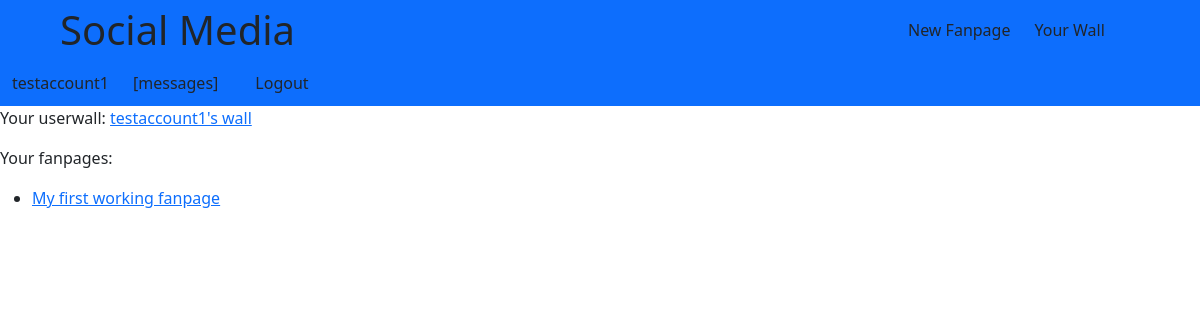
Before: /user_details/ (signed in) with the older database file.
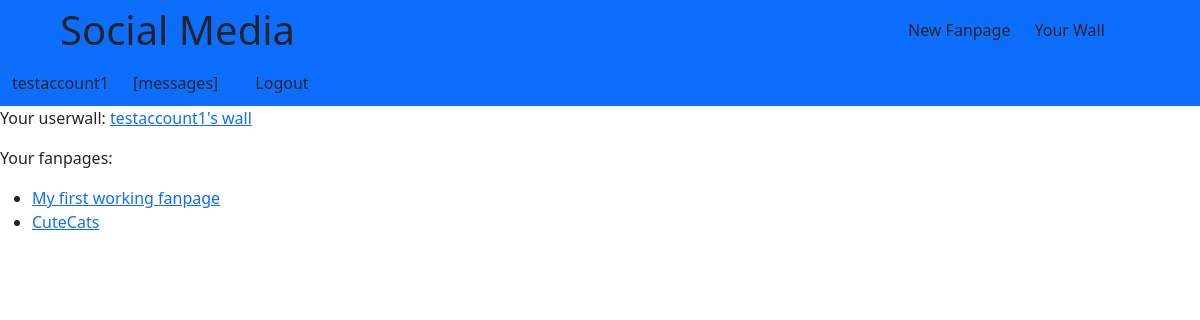
After: the same page with the newer database file.
### Sites/models.py (models this page shows)
class Fanpage(models.Model):
    user = models.ForeignKey(User, on_delete=models.CASCADE, related_name="fanpage")
    fanpage_name = models.CharField(max_length=150, unique=True)
    def __str__(self):
        return self.fanpage_name

### Sites/views.py (the view)
# urls.py: path("user_details/", views.User_details, name="user_details"),
def User_details(request):
    user = get_object_or_404(User, username=request.user.username)
    fanpages = user.fanpage.all()
    print("anything", fanpages)
    for fanpage in fanpages:
        print(fanpage.fanpage_name)
    return render(request, "Sites/user_details.html", {"user":user, "fanpages":fanpages})

### Sites/models.py (called while the page is built)
    def __str__(self):
        return f"{self.user.username}'s wall"

### Sites/templates/Sites/user_details.html
{% extends "base.html" %} {% block content %}
<p>
  Your userwall:
  <a href="{% url 'userwall' username=user.username %}">{{ user.wall }}</a>
</p>
<p>Your fanpages:</p>
{% if fanpages %}
<ul>
  {% for fanpage in fanpages %}
  <li>
    <a href="{% url 'fanpage' fanpage_name=fanpage.fanpage_name %}">
      {{fanpage.fanpage_name}}
    </a>
  </li>
  {% endfor %}
</ul>
{% else %}
<p>None</p>
{% endif %} {% endblock %}

Changed rows visible on the page:
added Fanpage: fanpage_name "CuteCats"
